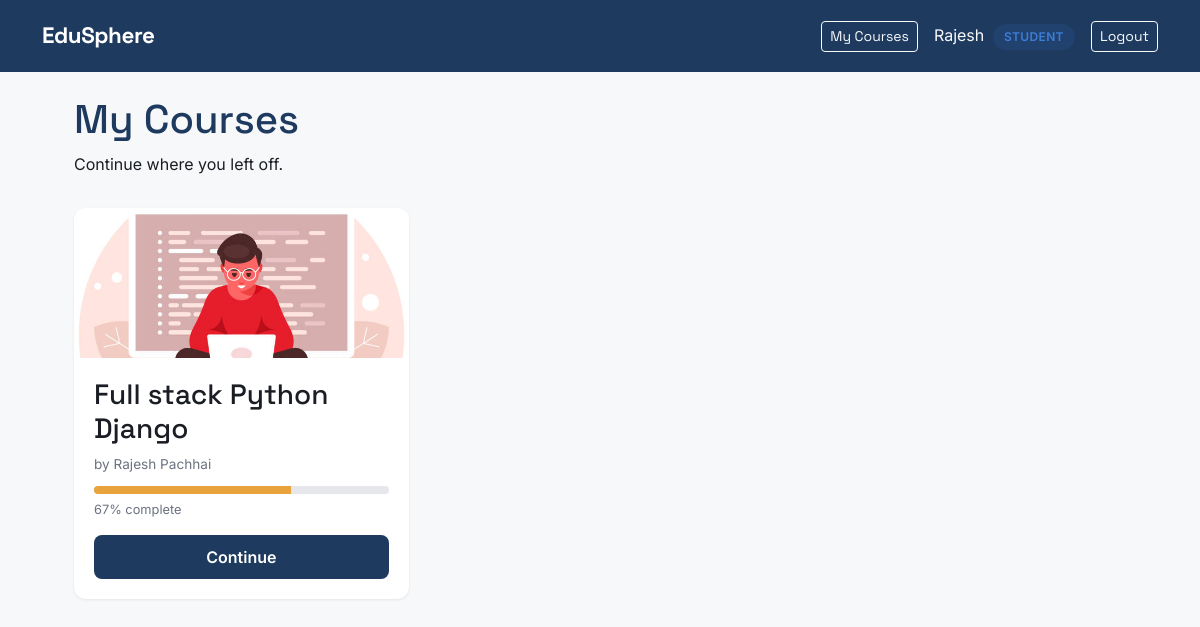
Page /enrollments/my-courses/ (signed in) on the committed database.
### accounts/models.py (models this page shows, shortened)
class CustomUser(AbstractUser):
    class Role(models.TextChoices):
        STUDENT = "student", "Student"
        INSTRUCTOR = "instructor", "Instructor"
        ADMIN = "admin", "Admin"
    username = None
    email = models.EmailField(unique=True)
    role = models.CharField(max_length=20, choices=Role.choices, default=Role.STUDENT)
    profile_picture = models.ImageField(upload_to="profile_pics/", blank=True, null=True)
    bio = models.TextField(blank=True)
    created_at = models.DateTimeField(auto_now_add=True)
    USERNAME_FIELD = "email"
    REQUIRED_FIELDS = []
    objects = CustomUserManager()

### enrollments/models.py (models this page shows, shortened)
class Enrollment(models.Model):
    student = models.ForeignKey(
        settings.AUTH_USER_MODEL,
        on_delete=models.CASCADE,
        related_name='enrollments',
        limit_choices_to={'role': 'student'},
    )
    course = models.ForeignKey(
        Course,
        on_delete=models.CASCADE,
        related_name='enrollments',
    )
    enrolled_at = models.DateTimeField(auto_now_add=True)
    class Meta:
        unique_together = ('student', 'course')
        ordering = ['-enrolled_at']
    def progress_percentage(self):
        total_lessons = Lesson.objects.filter(module__course=self.course).count()
        if total_lessons == 0:
            return 0
        completed_lessons = LessonProgress.objects.filter(
            student=self.student,
            lesson__module__course=self.course,
            completed=True
        ).count()
        return round((completed_lessons / total_lessons) * 100)

### courses/models.py (models this page shows, shortened)
class Course(models.Model):
    class Level(models.TextChoices):
        BEGINNER = "beginner", "Beginner"
        INTERMEDIATE = "intermediate", "Intermediate"
        ADVANCED = "advanced", "Advanced"
    instructor = models.ForeignKey(
        settings.AUTH_USER_MODEL,
        on_delete=models.CASCADE,
        related_name="courses",
        limit_choices_to={'role': 'instructor'}
    )
    category = models.ForeignKey(Category, on_delete=models.SET_NULL, null=True, related_name="courses")
    title = models.CharField(max_length=200)
    slug = models.SlugField(unique=True, blank=True)
    description = models.TextField()
    thumbnail = models.ImageField(upload_to="course_thumbnails/", blank=True, null=True)
    level = models.CharField(max_length=20, choices=Level.choices, default=Level.BEGINNER)
    price = models.DecimalField(max_digits=8, decimal_places=2, default=0)
    is_published = models.BooleanField(default=False)
    created_at = models.DateTimeField(auto_now_add=True)
    updated_at = models.DateTimeField(auto_now=True)
    class Meta:
        ordering = ['-created_at']

### enrollments/views.py (the view)
# urls.py: path('my-courses/', views.my_courses_view, name='my_courses'),
@login_required
def my_courses_view(request):
    enrollments = Enrollment.objects.filter(student=request.user).select_related('course')
    return render(request, 'enrollments/my_courses.html', {'enrollments': enrollments})

### enrollments/templates/enrollments/my_courses.html (shortened to what this page needs)
{% extends 'base.html' %}
{% block content %}
<div class="my-courses-page">
  <div class="my-courses-header">
    <h1>My Courses</h1>
    <p>Continue where you left off.</p>
  </div>
  {% if enrollments %}
    <div class="my-courses-grid">
      {% for enrollment in enrollments %}
        <div class="my-course-card">
          {% if enrollment.course.thumbnail %}
            <img src="{{ enrollment.course.thumbnail.url }}" alt="{{ enrollment.course.title }}" class="my-course-thumb">
          {% else %}
            <div class="my-course-thumb my-course-thumb-placeholder"></div>
          {% endif %}
          <div class="my-course-body">
            <h3>{{ enrollment.course.title }}</h3>
            <p class="my-course-instructor">by {{ enrollment.course.instructor.get_full_name }}</p>
            <div class="my-course-progress-bar">
              <div class="my-course-progress-fill" style="width: {{ enrollment.progress_percentage }}%;"></div>
            </div>
            <p class="my-course-progress-text">{{ enrollment.progress_percentage }}% complete</p>
            <a href="{% url 'enrollments:continue_course' enrollment.course.slug %}" class="btn-continue">
              {% if enrollment.progress_percentage == 0 %}Start Course{% else %}Continue{% endif %}
            </a>
          </div>
        </div>
      {% endfor %}
    </div>
  {% else %}
    <div class="my-courses-empty">
      <p>You haven't enrolled in any courses yet.</p>
      <a href="{% url 'courses:course_list' %}" class="btn-primary-pill">Browse Courses</a>
    </div>
  {% endif %}
</div>
{% endblock %}

### templates/base.html (shortened to what this page needs)
{% load static %}
<!DOCTYPE html>
<html lang="en">
<head>
    <link href="https://cdn.jsdelivr.net/npm/bootstrap@5.3.3/dist/css/bootstrap.min.css" rel="stylesheet">
    <link href="{% static 'css/custom.css' %}" rel="stylesheet">
</head>
<body>
    <nav class="navbar navbar-expand-lg navbar-dark">
        <div class="container">
            <a class="navbar-brand" href="{% url 'home' %}">EduSphere</a>
            <div class="ms-auto d-flex align-items-center">
                {% if user.is_authenticated %}
                {% if user.role == 'student' %}
                <a href="{% url 'enrollments:my_courses' %}" class="btn btn-outline-light btn-sm me-3">My Courses</a>
                {% endif %}
                <span class="text-light me-3">
                    {{ user.first_name }}
                    <span class="role-badge {{ user.role }} ms-1">{{ user.role }}</span>
                </span>
                <a href="{% url 'accounts:logout' %}" class="btn btn-outline-light btn-sm">Logout</a>
                {% else %}
                <a href="{% url 'accounts:login' %}" class="btn btn-outline-light btn-sm me-2">Login</a>
                <a href="{% url 'accounts:register_choice' %}" class="btn btn-accent btn-sm">Sign Up</a>
                {% endif %}
            </div>
        </div>
    </nav>
    {% block content %}
    {% endblock %}
</body>
</html>

### static/css/custom.css (style rules this page uses)
:root { --ink: #1E3A5F; --ink-dark: #16293F; --amber: #E8A33D; --amber-dark: #CC8A28; --bg: #F7F8FA; --surface: #FFFFFF; --text: #1A1D23; --text-muted: #5B6470; --border: #E4E7EC; --student: #3B7DD8; --instructor: #C6702B; --radius: 10px; }
body { background-color: var(--bg); color: var(--text); font-family: 'Inter', sans-serif; }
h1, h2, h3, h4, .navbar-brand, .btn { font-family: 'Space Grotesk', sans-serif; }
.navbar { background-color: var(--ink) !important; padding: 0.9rem 0; }
.navbar-brand { font-weight: 700; font-size: 1.4rem; letter-spacing: -0.02em; }
.role-badge { display: inline-block; font-size: 0.75rem; font-weight: 600; padding: 0.25rem 0.7rem; border-radius: 20px; text-transform: uppercase; letter-spacing: 0.03em; }
.role-badge.student { background-color: rgba(59,125,216,0.12); color: var(--student); }
.my-courses-page { max-width: 1100px; margin: 0 auto; padding: 24px; }
.my-courses-header { margin-bottom: 32px; }
.my-courses-header h1 { font-family: 'Space Grotesk', sans-serif; color: #1E3A5F; }
.my-courses-grid { display: grid; grid-template-columns: repeat(auto-fill, minmax(280px, 1fr)); gap: 24px; }
.my-course-card { background: #fff; border-radius: 12px; overflow: hidden; box-shadow: 0 1px 3px rgba(0,0,0,0.08); }
.my-course-thumb { width: 100%; height: 150px; object-fit: cover; }
.my-course-body { padding: 20px; }
.my-course-instructor { color: #6b7280; font-size: 0.85rem; margin-bottom: 12px; }
.my-course-progress-bar { background: #e5e7eb; border-radius: 999px; height: 8px; overflow: hidden; margin-bottom: 6px; }
.my-course-progress-fill { background-color: #E8A33D; height: 100%; }
.my-course-progress-text { font-size: 0.8rem; color: #6b7280; margin-bottom: 16px; }
.btn-continue { display: block; text-align: center; background-color: #1E3A5F; color: #fff; padding: 10px; border-radius: 8px; text-decoration: none; font-weight: 600; }

### rows in the picture
CustomUser: first_name "Rajesh", role "STUDENT"
Enrollment: course.thumbnail (picture), course "Full stack Python Django", course.instructor.get_full_name "Rajesh Pachhai", progress_percentage "67", shows "Continue"
